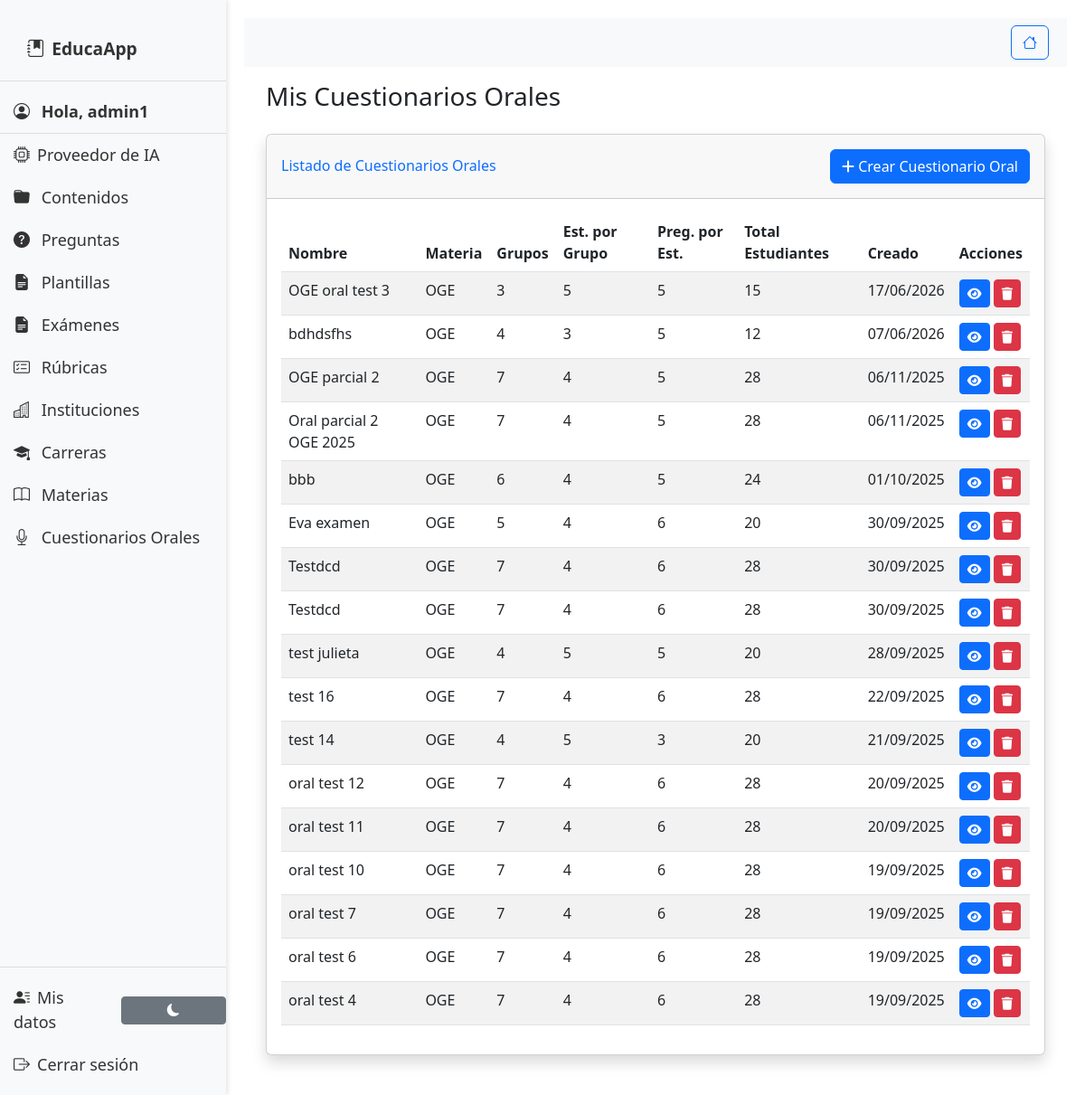
Page /oral-exams/ (signed in) on the earlier database version.
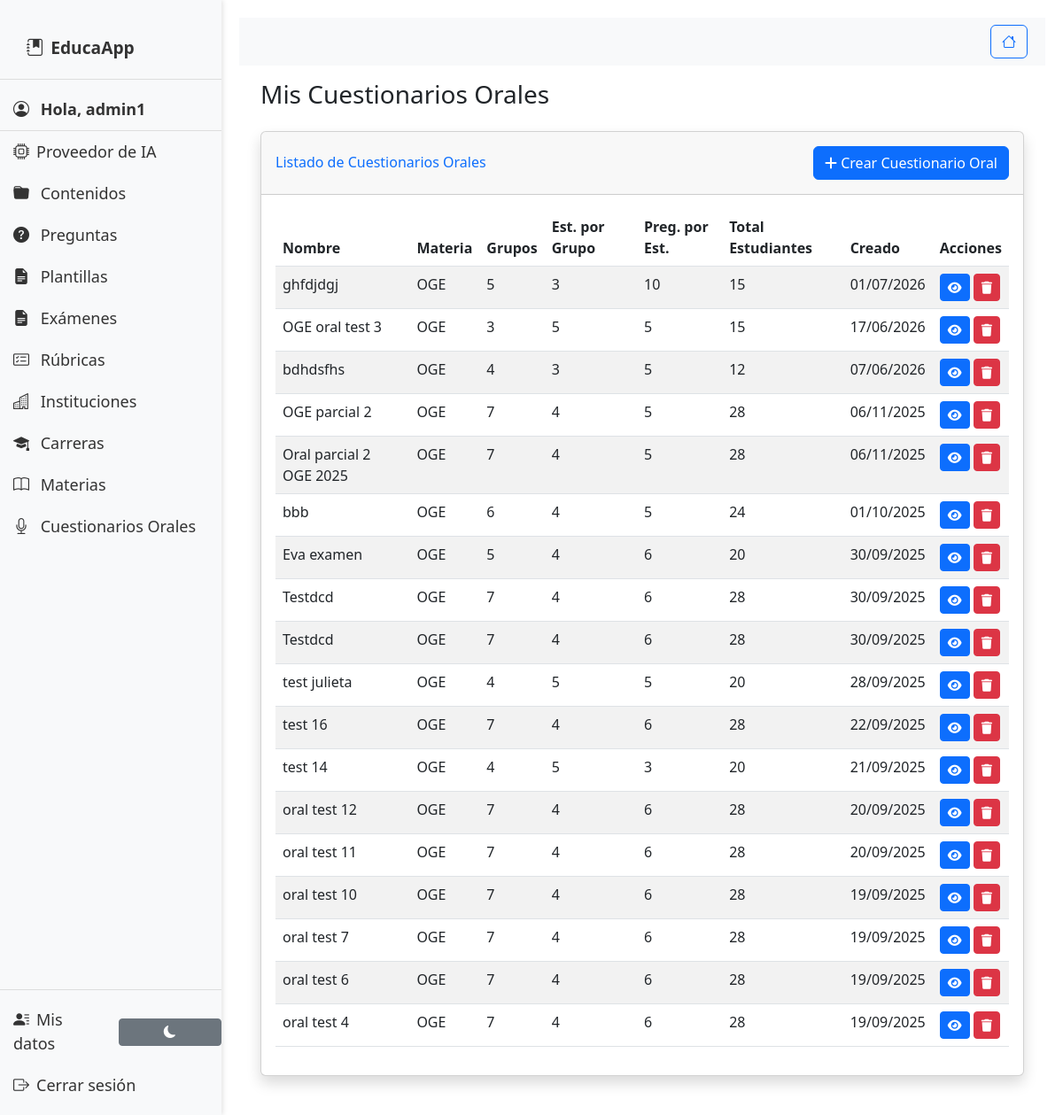
Same page on the later database version.
### material/models.py (models this page shows, shortened)
class OralExamSet(models.Model):
    name = models.CharField(
        max_length=255,
        verbose_name='Nombre del conjunto de examen oral'
    )
    subject = models.ForeignKey(
        'Subject',
        on_delete=models.CASCADE,
        verbose_name='Materia'
    )
    topics = models.ManyToManyField(
        'Topic',
        verbose_name='Temas a evaluar',
        help_text='Seleccione los temas que se incluirán en el examen oral'
    )
    num_groups = models.PositiveIntegerField(
        verbose_name='Número de grupos',
        help_text='Cantidad de grupos de estudiantes'
    )
    students_per_group = models.PositiveIntegerField(
        verbose_name='Estudiantes por grupo',
        help_text='Número de estudiantes en cada grupo'
    )
    questions_per_student = models.PositiveIntegerField(
        default=3,
        verbose_name='Preguntas por estudiante',
        help_text='Cantidad de preguntas que recibirá cada estudiante'
    )
    total_students = models.PositiveIntegerField(
        verbose_name='Total de estudiantes',
        help_text='Cantidad total de estudiantes que rendirán el examen'
    )
    user = models.ForeignKey(
        User,
        on_delete=models.CASCADE,
        verbose_name='Creador'
    )
    created_at = models.DateTimeField(auto_now_add=True)
    class Meta:
        verbose_name = 'Conjunto de Examen Oral'
        verbose_name_plural = 'Conjuntos de Exámenes Orales'
        ordering = ['-created_at']

class Subject(models.Model):
    name = models.CharField(max_length=100)
    careers = models.ManyToManyField('Career', related_name='subject_careers')
    created_at = models.DateTimeField(auto_now_add=True)
    updated_at = models.DateTimeField(auto_now=True)
    learning_outcomes = models.TextField(
        blank=True,
        null=True,
        help_text="Legacy field - almacena outcomes en texto o JSON"
    )
    class Meta:
        db_table = 'material_subjects'
        verbose_name = 'Subject'
        verbose_name_plural = 'Subjects'
        ordering = ['name']

### material/views.py (the view)
# urls.py: path('oral-exams/', material_views.list_oral_exams, name='list_oral_exams'),
@login_required
def list_oral_exams(request):
    oral_exams = OralExamSet.objects.filter(user=request.user).order_by('-created_at')
    for exam in oral_exams:
        exam.total_students = exam.num_groups * exam.students_per_group
    return render(request, 'material/oral_exams/list.html', {
        'oral_exams': oral_exams
    })

### material/templatetags/message_tags.py (called while the page is built)
@register.simple_tag(takes_context=True)
def get_filtered_messages(context, categories=None):
    request = context['request']
    messages = get_messages(request)
    messages_list = list(messages)
    if categories:
        if isinstance(categories, str):
            category_list = [cat.strip() for cat in categories.split(',')]
        else:
            category_list = [categories]
        filtered_messages = []
        for message in messages_list:
            message_tags = message.extra_tags if message.extra_tags else 'general'
            message_categories = [tag.strip() for tag in message_tags.split(',')]
            if any(cat in category_list for cat in message_categories):
                filtered_messages.append(message)
        return filtered_messages
    else:
        return messages_list

@register.inclusion_tag('material/components/messages.html', takes_context=True)
def show_messages(context, categories=None):
    filtered_messages = get_filtered_messages(context, categories)
    return {'messages': filtered_messages}

### material/templates/material/oral_exams/list.html (shortened to what this page needs)
{% extends 'material/base.html' %}
{% load static %}
{% load message_tags %}
{% block content %}
<div class="container-fluid">
    <h1 class="h3 mb-4 text-gray-800">Mis Cuestionarios Orales</h1>
    <div class="card shadow mb-4">
        <div class="card-header py-3 d-flex justify-content-between align-items-center">
            <h6 class="m-0 font-weight-bold text-primary">Listado de Cuestionarios Orales</h6>
            <a href="{% url 'material:create_oral_exam' %}" class="btn btn-primary">
                <i class="fas fa-plus"></i> Crear Cuestionario Oral
            </a>
        </div>
        <div class="card-body">
            {% if oral_exams %}
                <div class="table-responsive">
                    <table class="table table-striped">
                        <thead>
                            <tr>
                                <th>Nombre</th>
                                <th>Materia</th>
                                <th>Grupos</th>
                                <th>Est. por Grupo</th>
                                <th>Preg. por Est.</th>
                                <th>Total Estudiantes</th>
                                <th>Creado</th>
                                <th>Acciones</th>
                            </tr>
                        </thead>
                        <tbody>
                            {% for exam in oral_exams %}
                            <tr>
                                <td>{{ exam.name }}</td>
                                <td>{{ exam.subject.name }}</td>
                                <td>{{ exam.num_groups }}</td>
                                <td>{{ exam.students_per_group }}</td>
                                <td>{{ exam.questions_per_student }}</td>
                                <td>{{ exam.total_students }}</td>
                                <td>{{ exam.created_at|date:"d/m/Y" }}</td>
                                <td>
                                    <a href="{% url 'material:view_oral_exam' exam.id %}"
                                       class="btn btn-sm btn-primary"
                                       title="Ver cuestionario">
                                        <i class="fas fa-eye"></i>
                                    </a>
                                    <form method="post" action="{% url 'material:delete_oral_exam' exam.id %}"
                                          style="display: inline;"
                                          onsubmit="return confirm('¿Estás seguro de que quieres eliminar el cuestionario &quot;{{ exam.name|escapejs }}&quot;? Esta acción no se puede deshacer.')">
                                        <button type="submit" class="btn btn-sm btn-danger"
                                                title="Eliminar cuestionario">
                                            <i class="fas fa-trash"></i>
                                        </button>
                                    </form>
                                </td>
                            </tr>
                            {% endfor %}
                        </tbody>
                    </table>
                </div>
            {% endif %}
        </div>
    </div>
</div>
{% endblock %}

Differences in the rows shown:
added OralExamSet: name "ghfdjdgj", subject.name "OGE", num_groups "5", students_per_group "3", questions_per_student "10", total_students "15", created_at "01/07/2026"
